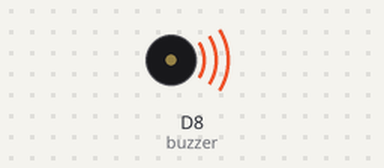
The program below on a simulated Raspberry Pi (BCM pin numbers) with a GrovePi. Parts: buzzer (waves = sounding, pin HIGH). What the program prints to the terminal is not drawn. At 4.0 s the program stops and its outputs stay as they are.

Above: at 0.5 s.
Timing chart, 0 to 4.6 s (numbered marks = the images above):
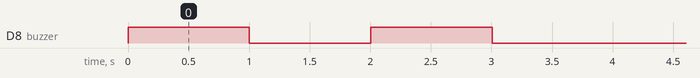

Measured:
- by itself, D8 (buzzer): alternates HIGH for 1.0 s and LOW for 1.0 s, 4 changes in all, then stays LOW

The program:

buzzer.py
```python
#Fixing Git
#!/usr/bin/env python
#
# GrovePi Example for using the Grove Buzzer (http://www.seeedstudio.com/wiki/Grove_-_Buzzer)
#
# The GrovePi connects the Raspberry Pi and Grove sensors.  You can learn more about GrovePi here:  http://www.dexterindustries.com/GrovePi
#
# Have a question about this example?  Ask on the forums here:  http://forum.dexterindustries.com/c/grovepi
#
'''
## License

The MIT License (MIT)


THE SOFTWARE.
'''

import time
import grovepi

# Connect the Grove Buzzer to digital port D8
# SIG,NC,VCC,GND
buzzer = 8

grovepi.pinMode(buzzer,"OUTPUT")

for i in range(0,2):
        # Buzz for 1 second
        grovepi.digitalWrite(buzzer,1)
        print ('start')
        time.sleep(1)

        # Stop buzzing for 1 second and repeat
        grovepi.digitalWrite(buzzer,0)
        print ('stop')
        time.sleep(1)
```
